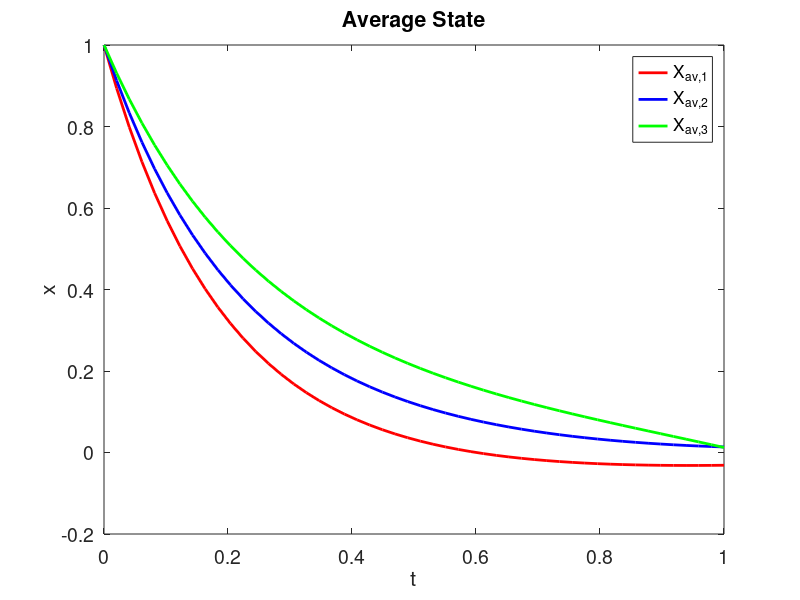
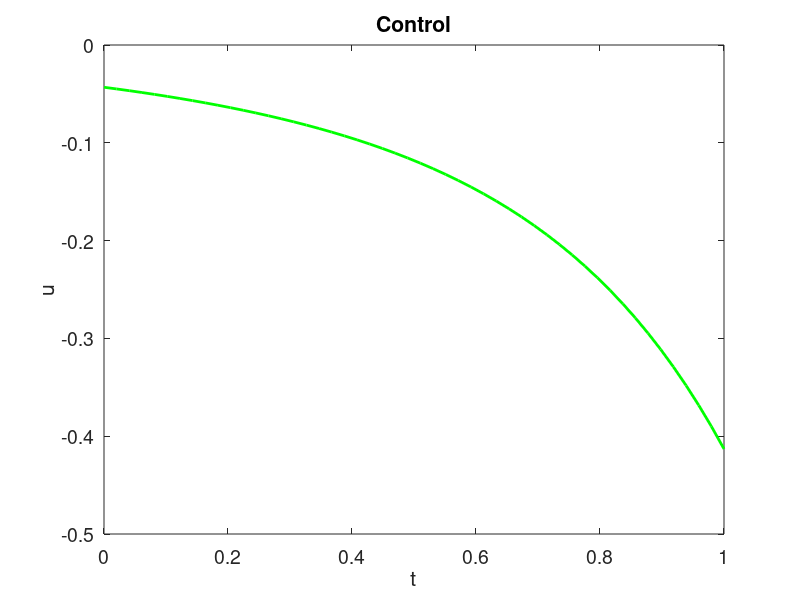
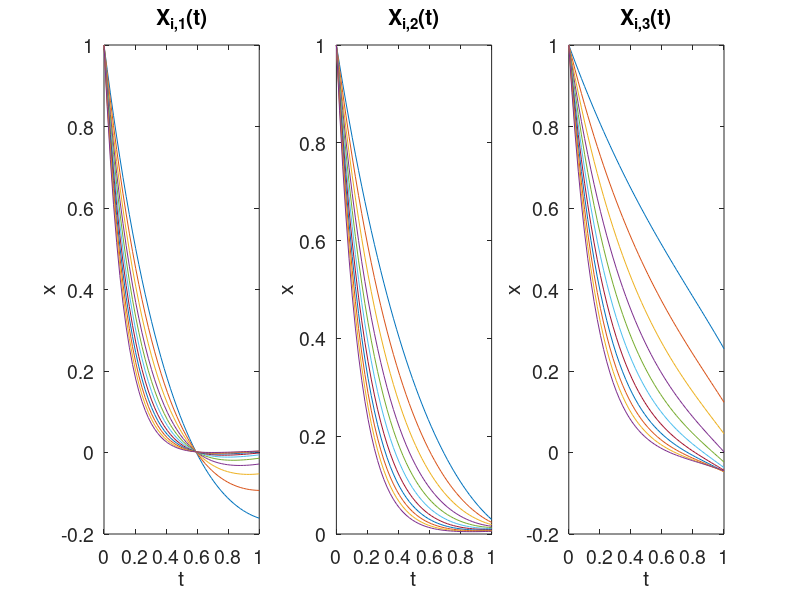

Write the MATLAB code that produced these figures, in order.
clear all;

%%%%%%%%%%%%%%%%%%%%%%%%%%%%%%%%%%%%%%%%%%%%%%%%%%%%%%%%%%%%%%%%%%%%%%%%%%%
% Compute the optimal control for the cost function
% J = beta/2*integral(u^2) + 1/2*|| sum_i( zout(T, nu(i)) ) - ztarget ||^2
% subject to:
% dz/dt = A(nu(i))*z + B(nu(i))*u
% z(0) = z0
%%%%%%%%%%%%%%%%%%%%%%%%%%%%%%%%%%%%%%%%%%%%%%%%%%%%%%%%%%%%%%%%%%%%%%%%%%%

% Vector of parameters
nu = 1:0.5:6;

% Size of state vector
N = 3;

% Initial condition
z0 = ones(N, 1);

% Target at t = T
zt = zeros(N, 1); 

% Parameter beta for the cost function
beta = 1e-3;

% Initial time
T0 = 0;

% Final time
T = 1;

% Number of time steps
Nt = 50;

% Maximum number of iterations
Nmax = 10;

% Gradient step
% u = u + d*Du
d = 1;

% Tolerance
tol = 1e-8;

%%%%%%%%%%%%%%%%%%%%%%%%%%%%%%%%%%%%%%%%%%%%%%%%%%%%%%%%%%%%%%%%%%%%%%%%%%%
% System matrices A, B
% zdiff = A*z + B*u
% dz/dt = A*z + B*u
%%%%%%%%%%%%%%%%%%%%%%%%%%%%%%%%%%%%%%%%%%%%%%%%%%%%%%%%%%%%%%%%%%%%%%%%%%%
% Length of vector nu (number of parameters)
M = length(nu);

Am = eye(N, N);
for i = 1:N
    for j = 1:N
        if j > i
            Am(i, j) = 1;
        end
    end
end
Am = -Am;

Bm = zeros(N, 1);
Bm(N) = 1;

A = zeros(N, N, M);
B = zeros(N, 1, M);
for j = 1:M
    A(:, :, j) = Am + (nu(j) - 1 )*diag(diag(Am));
    B(:, :, j) = Bm;
end
%%%%%%%%%%%%%%%%%%%%%%%%%%%%%%%%%%%%%%%%%%%%%%%%%%%%%%%%%%%%%%%%%%%%%%%%%%%

% Time vector
tout = linspace(T0, T, Nt);

% Control at time k
u = zeros(Nt, 1);
% Control at time k-1
ua = u;
% Control update
Du = zeros(Nt, 1);

% Initial error
error = 10;
% Iteration counter
iter = 0;
figure;
while (error > tol && iter < Nmax)
    % Update iteration counter
    iter = iter + 1;
    
    % Output average: 1/N*sum_i(zout(t, nu(i)))
    zM = zeros(Nt, N);
    
    % Final state
    zend = zeros(M, N);

    % Solve primal problem for every parameter in nu
    for j = 1:M
        % Update matrix A
        Am = A(:, :, j);
        % Update matrix B
        Bm = B(:, :, j);
        % Primal problem zdiff = A*z + B*u
        [tout, zout] = ode45(@(t, z) Am*z + Bm*interp1(tout, u, t), tout, z0);
        % Save final state for parameter nu(j)
        zend(j, :) = zout(end, :);
        % Update average state
        zM = zM + zout; 
    end
    % Update average state
    zM = zM/M;
    
    % Initial condition for the adjoint problem
    p0 = - (zM(end, :)' - zt);
    
    % Adjoint variable average: 1/N*sum_i(B*pout(t, nu(i)))
    pM = zeros(Nt, 1);
    for j = 1:M   
        % Update matrix A
        Am = A(:, :, j);
        % Update matrix B
        Bm = B(:, :, j);
        % Solve adjoint problem forward in time
        [tout, pout] = ode45(@(t, p) Am'*p, tout, p0); 
        pM = pM + pout*Bm;
    end
    pM = pM/M;
    
    % Reverse adjoint variable
    pM = flipud(pM);

    % Control update
    Du = beta*u - pM;
    % Update control
    u = u - d*Du;
    
    % Control update norm
    DU2 = integral(@(t) interp1(tout, Du, t).^2, T0, T);
    U2 = integral(@(t) interp1(tout, u, t).^2, T0, T);
    
    error = sqrt(DU2/U2)

    Jmu = 0.5 * (zM(end, :)' - zt)' * (zM(end, :)' - zt);
    Ju = 0.5 * beta * integral(@(t) interp1(tout, u, t).^2, T0, T);

    J = Jmu + Ju;

    fprintf("Iteration %i - Error %g - Cost %g\n", iter, error, J);
    
end

% Solve state average for the optimal control
% Output average
zM = zeros(Nt, N);
for j = 1:M 
    Am = A(:, :, j);
    Bm = B(:, :, j);
    % Primal problem zdiff = A*z + B*u
    [tout, zout] = ode45(@(t, z) Am*z + Bm*interp1(tout, u, t), tout, z0); 
    zM = zM + zout; 
end
zM = zM/M;

if N == 2
    figure(1)
    plot(tout, zM(:, 1), 'r', 'LineWidth', 2)
    hold on
    plot(tout, zM(:, 2), 'b', 'LineWidth', 2)
    title("Average State")
    legend("X_{av,1}", "X_{av,2}")
    xlabel("t")
    ylabel("x")
    set(gca,'FontSize',14)
    
    figure(2)
    plot(tout, u, 'g', 'LineWidth', 2)
    title("Control")
    xlabel("t")
    ylabel("u")
    set(gca,'FontSize',14)

    figure(3)
    for j = 1:M 
        Am = A(:, :, j);
        Bm = B(:, :, j);
        % Primal problem zdiff = A*z + B*u
        [tout, zout] = ode45(@(t, z) Am*z + Bm*interp1(tout, u, t), tout, z0);
        subplot(1, 2, 1)
        plot(tout, zout(:, 1))
        hold on
        subplot(1, 2, 2)
        plot(tout, zout(:, 2))
        hold on
    end 
    figure(3)
    subplot(1, 2, 1)
    xlabel("t")
    ylabel("x")
    title("X_{i,1}(t)")
    set(gca,'FontSize',14)
    subplot(1, 2, 2)
    xlabel("t")
    ylabel("x")
    title("X_{i,2}(t)")
    set(gca,'FontSize',14)
end

if N == 3
    figure(1)
    plot(tout, zM(:, 1), 'r', 'LineWidth', 2)
    hold on
    plot(tout, zM(:, 2), 'b', 'LineWidth', 2)
    plot(tout, zM(:, 3), 'g', 'LineWidth', 2)
    title("Average State")
    legend("X_{av,1}", "X_{av,2}", "X_{av,3}")
    xlabel("t")
    ylabel("x")
    set(gca,'FontSize',14)
    
    figure(2)
    plot(tout, u, 'g', 'LineWidth', 2)
    title("Control")
    xlabel("t")
    ylabel("u")
    set(gca,'FontSize',14)

    figure(3)
    for j = 1:M 
        Am = A(:, :, j);
        Bm = B(:, :, j);
        % Primal problem zdiff = A*z + B*u
        [tout, zout] = ode45(@(t, z) Am*z + Bm*interp1(tout, u, t), tout, z0);
        subplot(1, 3, 1)
        plot(tout, zout(:, 1))
        hold on
        subplot(1, 3, 2)
        plot(tout, zout(:, 2))
        hold on
        subplot(1, 3, 3)
        plot(tout, zout(:, 3))
        hold on
    end 
    figure(3)
    subplot(1, 3, 1)
    xlabel("t")
    ylabel("x")
    title("X_{i,1}(t)")
    set(gca,'FontSize',14)
    subplot(1, 3, 2)
    xlabel("t")
    ylabel("x")
    title("X_{i,2}(t)")
    set(gca,'FontSize',14)
    subplot(1, 3, 3)
    xlabel("t")
    ylabel("x")
    title("X_{i,3}(t)")
    set(gca,'FontSize',14)
end
